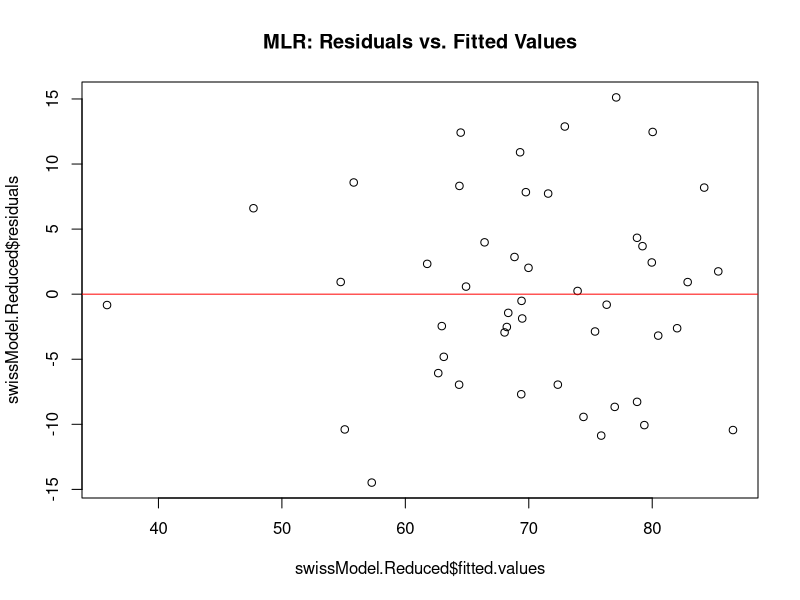
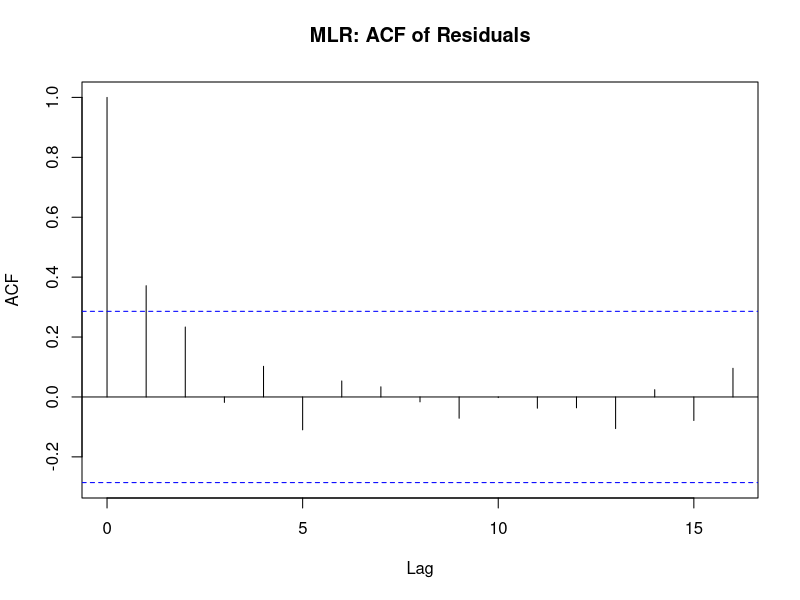
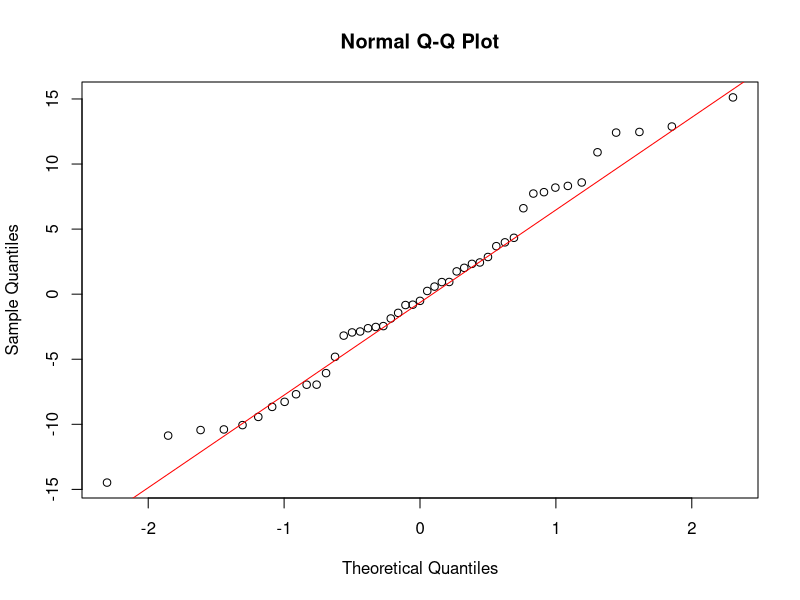
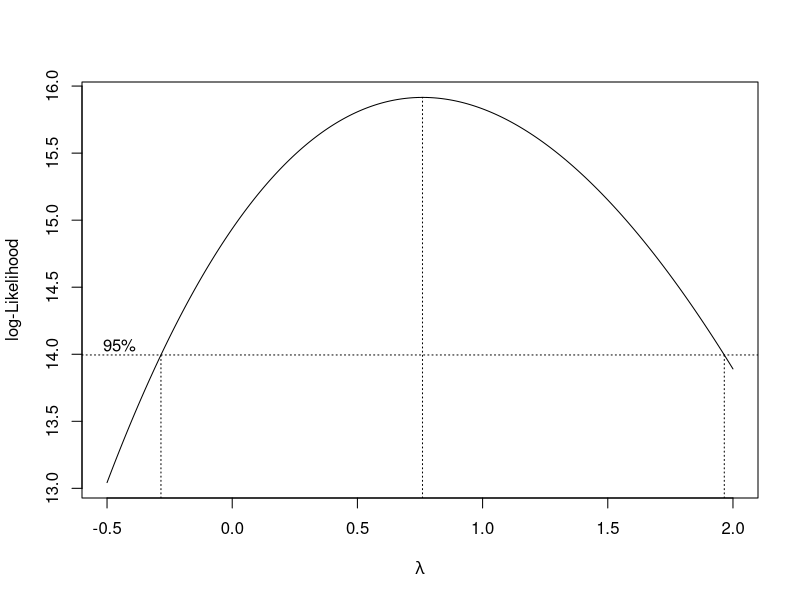

These charts were generated, in order, by the following R code:
# Assignment: Stat 6021: Homework Set 3
### Name: H. Diana McSpadden
### UID: hdm5s

#Attended a Study Group With **: Caprill Wright, Chelsea Alvarado, Arne Newman, Jing Huang, Abby Bernhardt, Brian Nam, Loren Bushkar. Katie Barbre**

#{r q1a-1}
# load the data
#?swiss

attach(swiss)

#{r q1a-2}
swissModel.Full <-lm(Fertility~Education + Catholic + Infant.Mortality + Agriculture + Examination) # I put agriculture and examination on the end
swissModel.Full # view the full model coefficients

swissModel.Reduced <-lm(Fertility ~ Education + Catholic + Infant.Mortality)
swissModel.Reduced # view the reduced coefficients


#{r q1a-3}

# run the anova for the reduced model vs full model
anova(swissModel.Reduced,swissModel.Full)

#{r q1a-4}
print(paste("Test Statistic: ",qf(0.95,2,41)))

#{r q1b-1

#par(mfrow=c(2,2)) # 2 rows, 2 columns - there will be three panes to look through

# Residual plot
plot(swissModel.Reduced$fitted.values,swissModel.Reduced$residuals, main="MLR: Residuals vs. Fitted Values")
abline(h=0,col="red")

# ACF Plot
acf(swissModel.Reduced$residuals, main="MLR: ACF of Residuals")

# QQ Plot of Residuals
qqnorm(swissModel.Reduced$residuals)
qqline(swissModel.Reduced$residuals, col="red")

## BoxCox
library(MASS)
boxcox(swissModel.Reduced, lambda = seq(-0.5, 2, 0.01))


#{r q2c-1}
# calculate that F statistic using SSR's and SSE
F0 = ((0.136 + 5.101 + 0.028) / 3) / (105.413 / 107)
print(paste("F0 is: ", F0))

# create the critical value
criticalFValue = qf(0.95,3,107)
print(paste("The critical value is: ", criticalFValue))

# create the pvalue
pvalue = 1-pf(F0,3,107)
print(paste("The p value for the F statistic is: ", pvalue))

#{r q2c-1}
# calculate that F statistic using SSR's and SSE when dropping x3 and x4
F0 = ((0.136 + 5.101) / 2) / (105.441 / 108)
print(paste("F0 is: ", F0))

# create the critical value
criticalFValue = qf(0.95,2,108)
print(paste("The critical value is: ", criticalFValue))

# create the pvalue
pvalue = 1-pf(F0,2,108)
print(paste("The p value for the F statistic is: ", pvalue))
